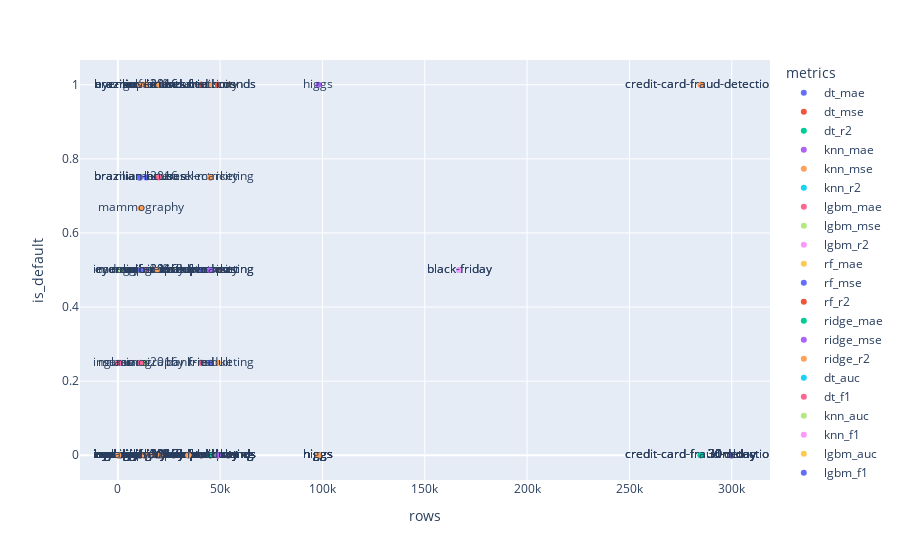

The notebook cell saved with this chart:
### Code cell
is_default = data_safe[data_safe['approach'] != 'default'].groupby(['dataset', 'fitted_operation', 'metrics']).agg({'is_default': 'mean'}).reset_index().merge(overview)
is_default['metrics'] = is_default['fitted_operation'] + '_' + is_default['metrics']
fig = px.scatter(is_default, x='rows', y='is_default', color='metrics', text='dataset')
fig.show()

### Figure 1 — Plotly figure (JSON) as saved in the notebook; plotly's stock layout.template omitted (floating-point values rounded to 4 significant figures)
{"data": [{"hovertemplate": "metrics=dt_mae<br>rows=%{x}<br>is_default=%{y}<br>dataset=%{text}<extra></extra>", "legendgroup": "dt_mae", "marker": {"color": "#636efa", "symbol": "circle"}, "mode": "markers+text", "name": "dt_mae", "orientation": "v", "showlegend": true, "text": ["2dplanes", "30mlday", "brazilian-houses", "delays-zurich-transport", "diamonds", "fried", "house-sales", "insurance", "miami2016", "sarcos", "sulfur", "superconduct"], "type": "scatter", "x": [40768, 300000, 10692, 27327, 53940, 40768, 21613, 1338, 13932, 48933, 10081, 21263], "xaxis": "x", "y": [0, 0, 1, 0, 1, 0.5, 0, 0, 0.75, 1, 0, 1], "yaxis": "y"}, {"hovertemplate": "metrics=dt_mse<br>rows=%{x}<br>is_default=%{y}<br>dataset=%{text}<extra></extra>", "legendgroup": "dt_mse", "marker": {"color": "#EF553B", "symbol": "circle"}, "mode": "markers+text", "name": "dt_mse", "orientation": "v", "showlegend": true, "text": ["2dplanes", "30mlday", "brazilian-houses", "diamonds", "fried", "house-sales", "insurance", "miami2016", "sulfur", "superconduct"], "type": "scatter", "x": [40768, 300000, 10692, 53940, 40768, 21613, 1338, 13932, 10081, 21263], "xaxis": "x", "y": [0, 0, 1, 0, 0.25, 0, 0, 0, 0.5, 0], "yaxis": "y"}, {"hovertemplate": "metrics=dt_r2<br>rows=%{x}<br>is_default=%{y}<br>dataset=%{text}<extra></extra>", "legendgroup": "dt_r2", "marker": {"color": "#00cc96", "symbol": "circle"}, "mode": "markers+text", "name": "dt_r2", "orientation": "v", "showlegend": true, "text": ["2dplanes", "brazilian-houses", "delays-zurich-transport", "diamonds", "fried", "house-sales", "insurance", "miami2016", "sarcos", "sulfur", "superconduct"], "type": "scatter", "x": [40768, 10692, 27327, 53940, 40768, 21613, 1338, 13932, 48933, 10081, 21263], "xaxis": "x", "y": [0, 0.75, 0, 0, 0.5, 0, 0, 0, 0, 0, 0.5], "yaxis": "y"}, {"hovertemplate": "metrics=knn_mae<br>rows=%{x}<br>is_default=%{y}<br>dataset=%{text}<extra></extra>", "legendgroup": "knn_mae", "marker": {"color": "#ab63fa", "symbol": "circle"}, "mode": "markers+text", "name": "knn_mae", "orientation": "v", "showlegend": true, "text": ["2dplanes", "30mlday", "brazilian-houses", "delays-zurich-transport", "diamonds", "fried", "house-sales", "insurance", "miami2016", "sarcos", "sulfur", "superconduct"], "type": "scatter", "x": [40768, 300000, 10692, 27327, 53940, 40768, 21613, 1338, 13932, 48933, 10081, 21263], "xaxis": "x", "y": [0, 0, 0, 0, 0, 0, 0, 0, 0, 0, 0, 0], "yaxis": "y"}, {"hovertemplate": "metrics=knn_mse<br>rows=%{x}<br>is_default=%{y}<br>dataset=%{text}<extra></extra>", "legendgroup": "knn_mse", "marker": {"color": "#FFA15A", "symbol": "circle"}, "mode": "markers+text", "name": "knn_mse", "orientation": "v", "showlegend": true, "text": ["2dplanes", "30mlday", "brazilian-houses", "delays-zurich-transport", "diamonds", "fried", "house-sales", "insurance", "miami2016", "sarcos", "sulfur", "superconduct"], "type": "scatter", "x": [40768, 300000, 10692, 27327, 53940, 40768, 21613, 1338, 13932, 48933, 10081, 21263], "xaxis": "x", "y": [0, 0, 0, 0, 0, 0, 0, 0, 0, 0.5, 0, 0], "yaxis": "y"}, {"hovertemplate": "metrics=knn_r2<br>rows=%{x}<br>is_default=%{y}<br>dataset=%{text}<extra></extra>", "legendgroup": "knn_r2", "marker": {"color": "#19d3f3", "symbol": "circle"}, "mode": "markers+text", "name": "knn_r2", "orientation": "v", "showlegend": true, "text": ["2dplanes", "black-friday", "brazilian-houses", "delays-zurich-transport", "diamonds", "fried", "house-sales", "insurance", "miami2016", "sarcos", "sulfur", "superconduct"], "type": "scatter", "x": [40768, 166821, 10692, 27327, 53940, 40768, 21613, 1338, 13932, 48933, 10081, 21263], "xaxis": "x", "y": [0, 0.5, 0, 0, 0, 0, 0, 0, 0, 0, 0, 0], "yaxis": "y"}, {"hovertemplate": "metrics=lgbm_mae<br>rows=%{x}<br>is_default=%{y}<br>dataset=%{text}<extra></extra>", "legendgroup": "lgbm_mae", "marker": {"color": "#FF6692", "symbol": "circle"}, "mode": "markers+text", "name": "lgbm_mae", "orientation": "v", "showlegend": true, "text": ["2dplanes", "30mlday", "brazilian-houses", "delays-zurich-transport", "diamonds", "fried", "house-sales", "insurance", "miami2016", "sarcos", "sulfur", "superconduct"], "type": "scatter", "x": [40768, 300000, 10692, 27327, 53940, 40768, 21613, 1338, 13932, 48933, 10081, 21263], "xaxis": "x", "y": [0, 0, 0.75, 0, 0, 0.25, 0, 0, 0.5, 0.5, 0.5, 0], "yaxis": "y"}, {"hovertemplate": "metrics=lgbm_mse<br>rows=%{x}<br>is_default=%{y}<br>dataset=%{text}<extra></extra>", "legendgroup": "lgbm_mse", "marker": {"color": "#B6E880", "symbol": "circle"}, "mode": "markers+text", "name": "lgbm_mse", "orientation": "v", "showlegend": true, "text": ["2dplanes", "30mlday", "brazilian-houses", "diamonds", "fried", "house-sales", "insurance", "miami2016", "sulfur", "superconduct"], "type": "scatter", "x": [40768, 300000, 10692, 53940, 40768, 21613, 1338, 13932, 10081, 21263], "xaxis": "x", "y": [0, 0, 0, 0, 0, 0, 0.5, 0.25, 0.5, 0], "yaxis": "y"}, {"hovertemplate": "metrics=lgbm_r2<br>rows=%{x}<br>is_default=%{y}<br>dataset=%{text}<extra></extra>", "legendgroup": "lgbm_r2", "marker": {"color": "#FF97FF", "symbol": "circle"}, "mode": "markers+text", "name": "lgbm_r2", "orientation": "v", "showlegend": true, "text": ["2dplanes", "black-friday", "brazilian-houses", "delays-zurich-transport", "diamonds", "fried", "house-sales", "insurance", "miami2016", "sarcos", "sulfur", "superconduct"], "type": "scatter", "x": [40768, 166821, 10692, 27327, 53940, 40768, 21613, 1338, 13932, 48933, 10081, 21263], "xaxis": "x", "y": [0, 0.5, 0, 0, 0, 0, 0, 0.25, 0, 0, 0.5, 0], "yaxis": "y"}, {"hovertemplate": "metrics=rf_mae<br>rows=%{x}<br>is_default=%{y}<br>dataset=%{text}<extra></extra>", "legendgroup": "rf_mae", "marker": {"color": "#FECB52", "symbol": "circle"}, "mode": "markers+text", "name": "rf_mae", "orientation": "v", "showlegend": true, "text": ["2dplanes", "30mlday", "brazilian-houses", "delays-zurich-transport", "diamonds", "fried", "house-sales", "insurance", "miami2016", "sarcos", "sulfur", "superconduct"], "type": "scatter", "x": [40768, 300000, 10692, 27327, 53940, 40768, 21613, 1338, 13932, 48933, 10081, 21263], "xaxis": "x", "y": [0, 0, 1, 0.5, 1, 1, 0, 0, 1, 1, 1, 1], "yaxis": "y"}, {"hovertemplate": "metrics=rf_mse<br>rows=%{x}<br>is_default=%{y}<br>dataset=%{text}<extra></extra>", "legendgroup": "rf_mse", "marker": {"color": "#636efa", "symbol": "circle"}, "mode": "markers+text", "name": "rf_mse", "orientation": "v", "showlegend": true, "text": ["2dplanes", "30mlday", "brazilian-houses", "diamonds", "fried", "house-sales", "insurance", "miami2016", "sulfur", "superconduct"], "type": "scatter", "x": [40768, 300000, 10692, 53940, 40768, 21613, 1338, 13932, 10081, 21263], "xaxis": "x", "y": [0.5, 0, 0.75, 0, 1, 0, 0, 1, 0.5, 1], "yaxis": "y"}, {"hovertemplate": "metrics=rf_r2<br>rows=%{x}<br>is_default=%{y}<br>dataset=%{text}<extra></extra>", "legendgroup": "rf_r2", "marker": {"color": "#EF553B", "symbol": "circle"}, "mode": "markers+text", "name": "rf_r2", "orientation": "v", "showlegend": true, "text": ["2dplanes", "brazilian-houses", "delays-zurich-transport", "diamonds", "fried", "house-sales", "insurance", "miami2016", "sarcos", "sulfur", "superconduct"], "type": "scatter", "x": [40768, 10692, 27327, 53940, 40768, 21613, 1338, 13932, 48933, 10081, 21263], "xaxis": "x", "y": [0, 1, 0, 0, 1, 0, 0, 0.5, 1, 0.5, 1], "yaxis": "y"}, {"hovertemplate": "metrics=ridge_mae<br>rows=%{x}<br>is_default=%{y}<br>dataset=%{text}<extra></extra>", "legendgroup": "ridge_mae", "marker": {"color": "#00cc96", "symbol": "circle"}, "mode": "markers+text", "name": "ridge_mae", "orientation": "v", "showlegend": true, "text": ["2dplanes", "30mlday", "brazilian-houses", "delays-zurich-transport", "diamonds", "fried", "house-sales", "insurance", "miami2016", "sarcos", "sulfur", "superconduct"], "type": "scatter", "x": [40768, 300000, 10692, 27327, 53940, 40768, 21613, 1338, 13932, 48933, 10081, 21263], "xaxis": "x", "y": [0, 0, 0, 0, 0, 0, 0, 0, 0, 0, 0, 0], "yaxis": "y"}, {"hovertemplate": "metrics=ridge_mse<br>rows=%{x}<br>is_default=%{y}<br>dataset=%{text}<extra></extra>", "legendgroup": "ridge_mse", "marker": {"color": "#ab63fa", "symbol": "circle"}, "mode": "markers+text", "name": "ridge_mse", "orientation": "v", "showlegend": true, "text": ["2dplanes", "30mlday", "brazilian-houses", "diamonds", "fried", "house-sales", "insurance", "miami2016", "sulfur", "superconduct"], "type": "scatter", "x": [40768, 300000, 10692, 53940, 40768, 21613, 1338, 13932, 10081, 21263], "xaxis": "x", "y": [0, 0, 0, 0, 0, 0, 0, 0, 0, 0], "yaxis": "y"}, {"hovertemplate": "metrics=ridge_r2<br>rows=%{x}<br>is_default=%{y}<br>dataset=%{text}<extra></extra>", "legendgroup": "ridge_r2", "marker": {"color": "#FFA15A", "symbol": "circle"}, "mode": "markers+text", "name": "ridge_r2", "orientation": "v", "showlegend": true, "text": ["2dplanes", "brazilian-houses", "delays-zurich-transport", "diamonds", "fried", "house-sales", "insurance", "miami2016", "sarcos", "sulfur", "superconduct"], "type": "scatter", "x": [40768, 10692, 27327, 53940, 40768, 21613, 1338, 13932, 48933, 10081, 21263], "xaxis": "x", "y": [0, 0, 0, 0, 0, 0, 0, 0, 0, 0, 0], "yaxis": "y"}, {"hovertemplate": "metrics=dt_auc<br>rows=%{x}<br>is_default=%{y}<br>dataset=%{text}<extra></extra>", "legendgroup": "dt_auc", "marker": {"color": "#19d3f3", "symbol": "circle"}, "mode": "markers+text", "name": "dt_auc", "orientation": "v", "showlegend": true, "text": ["adult", "ailerons", "bank-marketing", "electricity", "elevators", "eye-movements", "gas-drift", "glass", "higgs", "houses", "letter", "magic-telescope", "mammography", "nomao", "nursery"], "type": "scatter", "x": [48842, 13750, 45211, 45312, 16599, 10936, 13910, 214, 98050, 20640, 20000, 19020, 11183, 34465, 12960], "xaxis": "x", "y": [0, 0, 0, 0, 0, 0, 0, 0, 0, 0, 0, 0, 0, 0, 0], "yaxis": "y"}, {"hovertemplate": "metrics=dt_f1<br>rows=%{x}<br>is_default=%{y}<br>dataset=%{text}<extra></extra>", "legendgroup": "dt_f1", "marker": {"color": "#FF6692", "symbol": "circle"}, "mode": "markers+text", "name": "dt_f1", "orientation": "v", "showlegend": true, "text": ["adult", "ailerons", "bank-marketing", "credit-card-fraud-detection", "electricity", "elevators", "eye-movements", "gas-drift", "glass", "higgs", "houses", "letter", "magic-telescope", "mammography", "nomao", "nursery"], "type": "scatter", "x": [48842, 13750, 45211, 284807, 45312, 16599, 10936, 13910, 214, 98050, 20640, 20000, 19020, 11183, 34465, 12960], "xaxis": "x", "y": [0, 0, 0.5, 1, 0.5, 0, 0.5, 0.5, 0.25, 0, 0, 0.75, 0, 0.25, 0, 0], "yaxis": "y"}, {"hovertemplate": "metrics=knn_auc<br>rows=%{x}<br>is_default=%{y}<br>dataset=%{text}<extra></extra>", "legendgroup": "knn_auc", "marker": {"color": "#B6E880", "symbol": "circle"}, "mode": "markers+text", "name": "knn_auc", "orientation": "v", "showlegend": true, "text": ["adult", "ailerons", "bank-marketing", "electricity", "elevators", "eye-movements", "gas-drift", "glass", "higgs", "houses", "letter", "magic-telescope", "mammography", "nomao", "nursery"], "type": "scatter", "x": [48842, 13750, 45211, 45312, 16599, 10936, 13910, 214, 98050, 20640, 20000, 19020, 11183, 34465, 12960], "xaxis": "x", "y": [0, 0, 0, 0, 0, 0, 0, 0, 0, 0, 0, 0, 0, 0, 0], "yaxis": "y"}, {"hovertemplate": "metrics=knn_f1<br>rows=%{x}<br>is_default=%{y}<br>dataset=%{text}<extra></extra>", "legendgroup": "knn_f1", "marker": {"color": "#FF97FF", "symbol": "circle"}, "mode": "markers+text", "name": "knn_f1", "orientation": "v", "showlegend": true, "text": ["adult", "ailerons", "bank-marketing", "credit-card-fraud-detection", "electricity", "elevators", "eye-movements", "gas-drift", "glass", "higgs", "houses", "letter", "magic-telescope", "mammography", "nomao", "nursery"], "type": "scatter", "x": [48842, 13750, 45211, 284807, 45312, 16599, 10936, 13910, 214, 98050, 20640, 20000, 19020, 11183, 34465, 12960], "xaxis": "x", "y": [0, 0, 0, 0, 0, 0, 0, 0, 0, 0, 0, 0, 0, 0, 0, 0], "yaxis": "y"}, {"hovertemplate": "metrics=lgbm_auc<br>rows=%{x}<br>is_default=%{y}<br>dataset=%{text}<extra></extra>", "legendgroup": "lgbm_auc", "marker": {"color": "#FECB52", "symbol": "circle"}, "mode": "markers+text", "name": "lgbm_auc", "orientation": "v", "showlegend": true, "text": ["adult", "ailerons", "bank-marketing", "electricity", "elevators", "eye-movements", "gas-drift", "glass", "higgs", "houses", "letter", "magic-telescope", "mammography", "nomao", "nursery"], "type": "scatter", "x": [48842, 13750, 45211, 45312, 16599, 10936, 13910, 214, 98050, 20640, 20000, 19020, 11183, 34465, 12960], "xaxis": "x", "y": [0, 0, 0, 0, 0, 0.5, 0, 0, 0, 0, 0, 0, 0, 0, 0], "yaxis": "y"}, {"hovertemplate": "metrics=lgbm_f1<br>rows=%{x}<br>is_default=%{y}<br>dataset=%{text}<extra></extra>", "legendgroup": "lgbm_f1", "marker": {"color": "#636efa", "symbol": "circle"}, "mode": "markers+text", "name": "lgbm_f1", "orientation": "v", "showlegend": true, "text": ["adult", "ailerons", "bank-marketing", "credit-card-fraud-detection", "electricity", "elevators", "eye-movements", "gas-drift", "glass", "higgs", "houses", "letter", "magic-telescope", "mammography", "nomao", "nursery"], "type": "scatter", "x": [48842, 13750, 45211, 284807, 45312, 16599, 10936, 13910, 214, 98050, 20640, 20000, 19020, 11183, 34465, 12960], "xaxis": "x", "y": [0, 0, 0.25, 0, 0, 0, 0, 0, 0, 0, 0, 0, 0, 0.5, 0, 0], "yaxis": "y"}, {"hovertemplate": "metrics=logit_auc<br>rows=%{x}<br>is_default=%{y}<br>dataset=%{text}<extra></extra>", "legendgroup": "logit_auc", "marker": {"color": "#EF553B", "symbol": "circle"}, "mode": "markers+text", "name": "logit_auc", "orientation": "v", "showlegend": true, "text": ["adult", "ailerons", "bank-marketing", "electricity", "elevators", "eye-movements", "gas-drift", "glass", "higgs", "houses", "letter", "magic-telescope", "mammography", "nomao", "nursery"], "type": "scatter", "x": [48842, 13750, 45211, 45312, 16599, 10936, 13910, 214, 98050, 20640, 20000, 19020, 11183, 34465, 12960], "xaxis": "x", "y": [0, 0, 0, 0, 0, 0, 0, 0, 0, 0, 0, 0, 0, 0, 0], "yaxis": "y"}, {"hovertemplate": "metrics=logit_f1<br>rows=%{x}<br>is_default=%{y}<br>dataset=%{text}<extra></extra>", "legendgroup": "logit_f1", "marker": {"color": "#00cc96", "symbol": "circle"}, "mode": "markers+text", "name": "logit_f1", "orientation": "v", "showlegend": true, "text": ["adult", "ailerons", "bank-marketing", "credit-card-fraud-detection", "electricity", "elevators", "eye-movements", "gas-drift", "glass", "higgs", "houses", "letter", "magic-telescope", "mammography", "nomao", "nursery"], "type": "scatter", "x": [48842, 13750, 45211, 284807, 45312, 16599, 10936, 13910, 214, 98050, 20640, 20000, 19020, 11183, 34465, 12960], "xaxis": "x", "y": [0, 0, 0, 0, 0, 0, 0, 0, 0, 0, 0, 0, 0, 0, 0, 0], "yaxis": "y"}, {"hovertemplate": "metrics=rf_auc<br>rows=%{x}<br>is_default=%{y}<br>dataset=%{text}<extra></extra>", "legendgroup": "rf_auc", "marker": {"color": "#ab63fa", "symbol": "circle"}, "mode": "markers+text", "name": "rf_auc", "orientation": "v", "showlegend": true, "text": ["adult", "ailerons", "bank-marketing", "electricity", "elevators", "eye-movements", "gas-drift", "glass", "higgs", "houses", "letter", "magic-telescope", "mammography", "nomao", "nursery"], "type": "scatter", "x": [48842, 13750, 45211, 45312, 16599, 10936, 13910, 214, 98050, 20640, 20000, 19020, 11183, 34465, 12960], "xaxis": "x", "y": [0, 0, 0.5, 0.75, 0, 1, 0, 0, 1, 0, 0, 0, 0, 0, 0], "yaxis": "y"}, {"hovertemplate": "metrics=rf_f1<br>rows=%{x}<br>is_default=%{y}<br>dataset=%{text}<extra></extra>", "legendgroup": "rf_f1", "marker": {"color": "#FFA15A", "symbol": "circle"}, "mode": "markers+text", "name": "rf_f1", "orientation": "v", "showlegend": true, "text": ["adult", "ailerons", "bank-marketing", "credit-card-fraud-detection", "electricity", "elevators", "eye-movements", "gas-drift", "glass", "higgs", "houses", "letter", "magic-telescope", "mammography", "nomao", "nursery"], "type": "scatter", "x": [48842, 13750, 45211, 284807, 45312, 16599, 10936, 13910, 214, 98050, 20640, 20000, 19020, 11183, 34465, 12960], "xaxis": "x", "y": [0.25, 0, 0.75, 1, 1, 0, 1, 1, 0, 0, 0, 1, 0.5, 0.6667, 0, 0], "yaxis": "y"}], "layout": {"legend": {"title": {"text": "metrics"}, "tracegroupgap": 0}, "margin": {"t": 60}, "xaxis": {"anchor": "y", "domain": [0, 1], "title": {"text": "rows"}}, "yaxis": {"anchor": "x", "domain": [0, 1], "title": {"text": "is_default"}}}}
